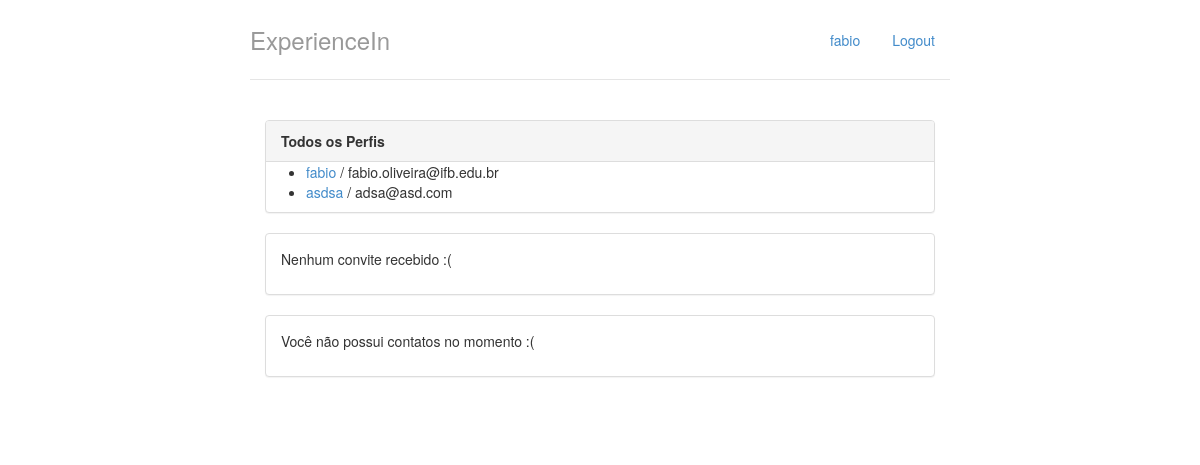
Before: / (signed in) with the older database file.
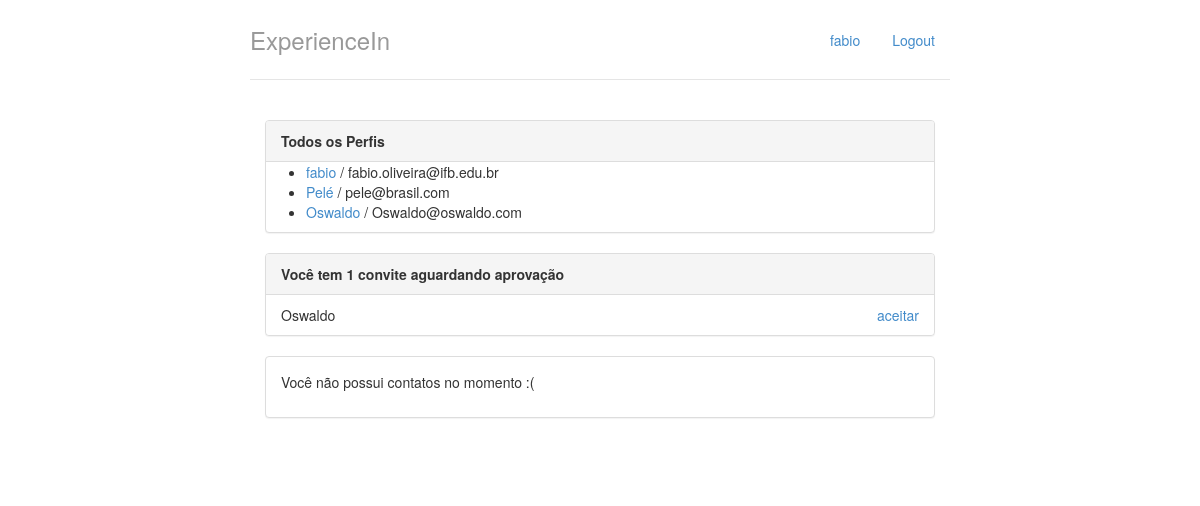
After: the same page with the newer database file.
### perfis/models.py (models this page shows, shortened)
class Perfil(models.Model):
	nome = models.CharField(max_length=255, null=False)
	telefone = models.CharField(max_length=15, null=False)
	nome_empresa = models.CharField(max_length=255, null=False)
	contatos = models.ManyToManyField('self')
	usuario = models.OneToOneField(User, on_delete=models.CASCADE, related_name='perfil')
	@property
	def email(self):
		return self.usuario.email

class Convite(models.Model):
	solicitante = models.ForeignKey(Perfil, on_delete=models.CASCADE, related_name='convites_feitos')
	convidado = models.ForeignKey(Perfil, on_delete=models.CASCADE, related_name='convites_recebidos')

### perfis/views.py (the view)
# urls.py: path('', views.index, name='index'),
@login_required
def index(request):
    print(request.user.username)
    print(request.user.email)
    print(request.user.user_permissions)
    return render(request,'index.html',{'perfis': Perfil.objects.all(), 'perfil_logado' : get_perfil_logado(request) })

### perfis/views.py (called while the page is built)
@login_required
def get_perfil_logado(request):
	return request.user.perfil

### perfis/templates/index.html
{% extends "base.html" %}
{% block body %}
<div class="col-lg-12">
	<div class="panel panel-default">
		<div class="panel-heading">
			<strong>Todos os Perfis</strong>
		</div>
		{% if perfis %}
		<ul>
			{% for perfil in perfis %}
			<li>
				<a href="{% url 'exibir' perfil.id %}">{{perfil.nome}}</a> / {{perfil.email}}
			</li>
			{% endfor %}
		</ul>
		{% else %}
		<p>Nenhum perfil encontrado</p>
		{% endif %}
	</div>
	<div class="panel panel-default">
		{% with total_de_convites=perfil_logado.convites_recebidos.count %}
			{% if total_de_convites %}
				<div class="panel-heading">
					<strong>Você tem {{ total_de_convites }} convite{{ total_de_convites|pluralize}} aguardando aprovação</strong>
				</div>
				<ul class="list-group">
					{% for convite in perfil_logado.convites_recebidos.all %}
						<li class="list-group-item">
							{{ convite.solicitante.nome }}
							<a href="{% url 'aceitar' convite.id %}" class="pull-right">aceitar</a>
						</li>
					{% endfor %}
				</ul>
			{% else %}
				<div class="panel-body">
					<p>Nenhum convite recebido :(</p>
				</div>
			{% endif %}
		{% endwith %}
	</div>
	<div class="panel panel-default">
		{% with total_de_contatos=perfil_logado.contatos.count %}
			{% if total_de_contatos %}
				<div class="panel-heading">
					<strong>Você tem {{ total_de_contatos }} contato{{ total_de_contatos|pluralize}}</strong>
				</div>
				<ul class="list-group">
					{% for contato in perfil_logado.contatos.all %}
						<li class="list-group-item">
							<a href="{% url 'exibir' contato.id %}">{{contato.nome}}</a>
						</li>
					{% endfor %}
				</ul>
			{% else %}
				<div class="panel-body">
					<p>Você não possui contatos no momento :(</p>
				</div>
			{% endif %}
		{% endwith %}
	</div>
</div>
{% endblock %}

### perfis/templates/base.html (shortened to what this page needs)
{% load staticfiles %}
<!DOCTYPE html>
<html lang="pt-br">
<head>
	<link rel="stylesheet" href="{% static "styles/bootstrap.css" %}">
	<link rel="stylesheet" href="{% static "styles/main.css" %}">
</head>
<body>
	<div class="container">
		<div class="header">
			<ul class="nav nav-pills pull-right">
				<li><a href="{% url 'index' %}">{{ perfil_logado.nome }}</a></li>
				<li><a href="{% url 'logout' %}">Logout</a></li>
			</ul>
			<h3 class="text-muted">ExperienceIn</h3>
		</div>
		<div class="row content">
			{% block body %}
			{% endblock %}
		</div>
	</div>
</body>
</html>

### perfis/static/styles/main.css (style rules this page uses)
body { padding-top: 20px; padding-bottom: 20px; }
.header, .content, .footer { padding-left: 15px; padding-right: 15px; }
.header { border-bottom: 1px solid #e5e5e5; }
.header h3 { margin-top: 0; margin-bottom: 0; line-height: 40px; padding-bottom: 19px; }
@media (min-width: 768px) { .container { max-width: 730px; } }
.content { margin: 40px 0; }
@media screen and (min-width: 768px) { .header, .content, .footer { padding-left: 0; padding-right: 0; } }
@media screen and (min-width: 768px) { .header { margin-bottom: 30px; } }

Changed rows visible on the page:
removed Perfil: nome "asdsa", email "adsa@asd.com"
added Perfil: nome "Pelé", email "pele@brasil.com"
added Perfil: nome "Oswaldo", email "Oswaldo@oswaldo.com"
added Convite: solicitante.nome "Oswaldo"
Other visible differences:
{{ total_de_convites }}: (not shown) → "1"
text no longer shown: "Nenhum convite recebido :("
text now shown: "Você tem convite aguardando aprovação"
